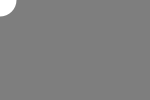
Frame 1 (no input)
Frame 60 (the mouse pressed at the canvas centre just before this capture): identical to frame 1, image omitted
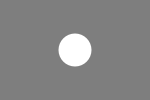
Frame 120 (the mouse held since frame 60 and released just before this capture)

The Processing sketch that drew these frames (run headless with seeded random() and noise(); from frame 60 on, the mouse is pressed at the canvas centre):

// Processing sketch: clase06e01
// ── clase06e01.pde
void setup(){
  size(150,100);
  noStroke();
}

void draw(){
  background(126);
  ellipse(mouseX, mouseY, 33, 33);
}
